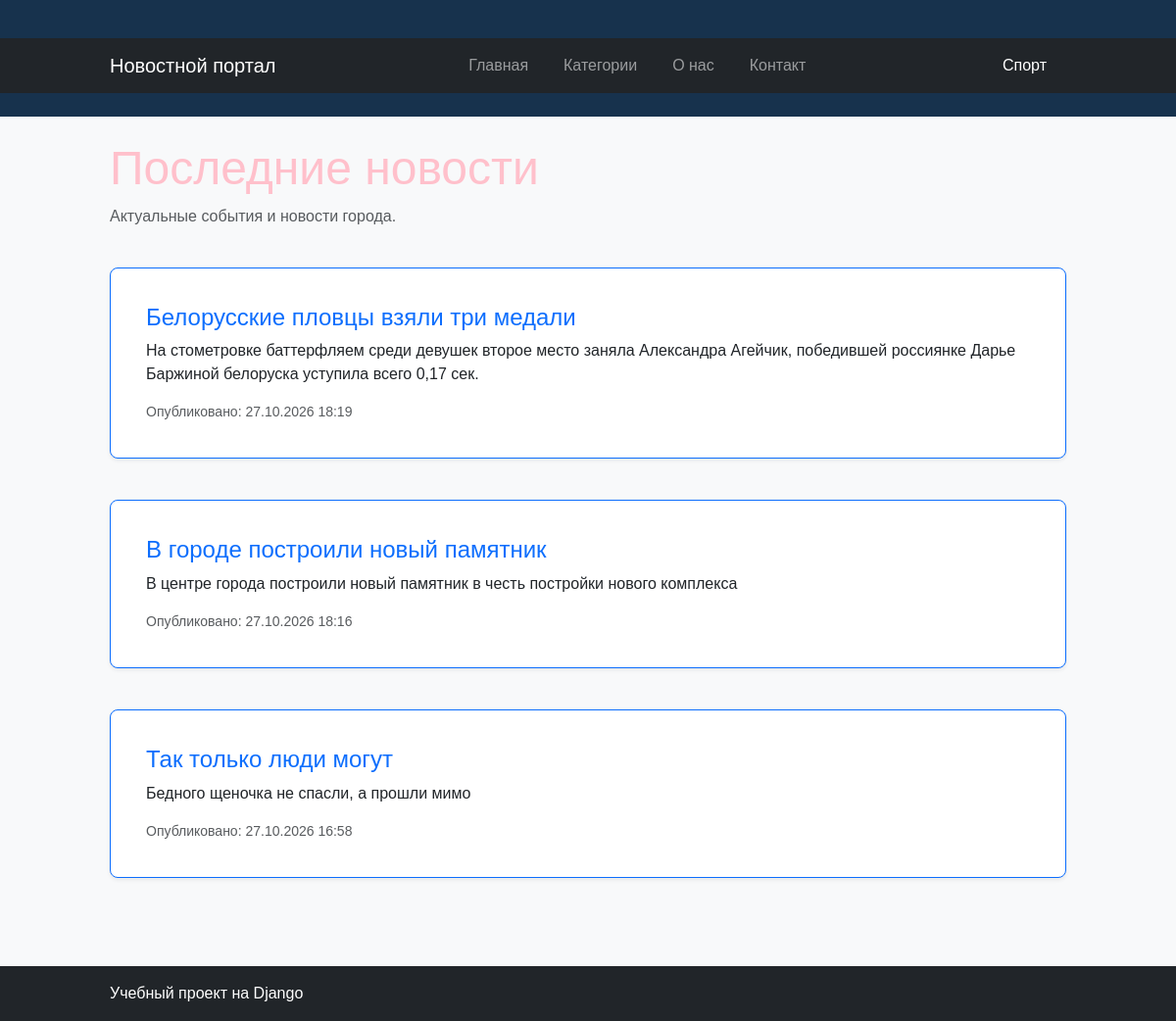
The page / on the database its author committed.
### news/models.py (models this page shows, shortened)
class Article(models.Model):
    title = models.CharField(
        max_length=200,
        verbose_name="Заголовок",
    )
    content = models.TextField(
        verbose_name="Текст новости",
    )
    created_at = models.DateTimeField(
        auto_now_add=True,
        verbose_name="Дата создания",
    )
    is_published = models.BooleanField(
        default=False,
        verbose_name="Опубликована",
    )
    author = models.CharField(
        max_length=100,
        default="Редакция",
        verbose_name="Автор",
    )
    category = models.CharField(
        max_length=100,
        default="Общее",
        verbose_name="Категория",
    )

### news/views.py (the view)
# urls.py: path('', views.index, name='home'),
def index(request):
    articles = Article.objects.filter(
        is_published=True
    ).order_by("-created_at")
    context = {
        "articles": articles,
    }
    return render(
        request,
        "news/index.html",
        context,
    )

### news/templates/news/index.html (shortened to what this page needs)
{% extends "news/base.html" %}
{% block content %}
    <div class="row mb-4">
        <div class="col">
            <h1 class="display-5">
                Последние новости
            </h1>
            <p class="text-muted">
                Актуальные события и новости города.
            </p>
        </div>
    </div>
    <div class="row">
        {% for article in articles %}
            <div class="col-12 mb-4">
                <article class="card border-primary shadow-sm">
                    <div class="card-body">
                        <h2 class="card-title h4">
                            <a
                                href="{% url 'article_detail' article_id=article.id %}"
                                class="text-decoration-none"
                            >
                                {{ article.title }}
                            </a>
                        </h2>
                        <p class="card-text">
                            {{ article.content|truncatewords:30 }}
                        </p>
                        <p class="text-muted small mb-0">
                            Опубликовано:
                            {{ article.created_at|date:"d.m.Y H:i" }}
                        </p>
                    </div>
                </article>
            </div>
        {% empty %}
            <div class="col-12">
                <div class="alert alert-info">
                    Пока нет опубликованных новостей.
                </div>
            </div>
        {% endfor %}
    </div>
    {% endblock %}

### news/static/news/style.css (style rules this page uses)
body { margin: 0; background-color: #f3f5f7; color: #263238; font-family: Arial, sans-serif; }
h1 { color: pink; }
h2 { color: pink; }
.card { background-color: white; padding: 20px; margin-bottom: 18px; border-radius: 8px; border: 1px solid #dfe4e8; }
.card h2 { margin-top: 0; color: #17324d; }

### rows shown on the page
Article: title "Белорусские пловцы взяли три медали", content "На стометровке баттерфляем среди девушек второе место заняла Александра Агейчик, победившей россиянке Дарье Баржиной белоруска уступила всего 0,17 сек.", created_at "27.10.2026 18:19"
Article: title "В городе построили новый памятник", content "В центре города построили новый памятник в честь постройки нового комплекса", created_at "27.10.2026 18:16"
Article: title "Так только люди могут", content "Бедного щеночка не спасли, а прошли мимо", created_at "27.10.2026 16:58"
